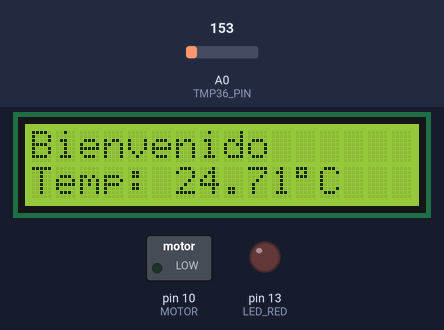
This sketch was run on a simulated Arduino Uno, built with avr-gcc and run on an emulated ATmega328P. Shown: 16×2 character LCD, switched loads named in the sketch (green lamp = pin HIGH), output pins drawn as LEDs (lit = HIGH). Dashed ring = blinking. The inputs (shaded band) are chosen by the test bench; at power-on: A0 (TMP36_PIN) = 153. What the sketch prints to the serial monitor is not drawn.

Above: at 1.2 s.
1.3 s: A0 (TMP36_PIN) set to 129
At 2.6 s:
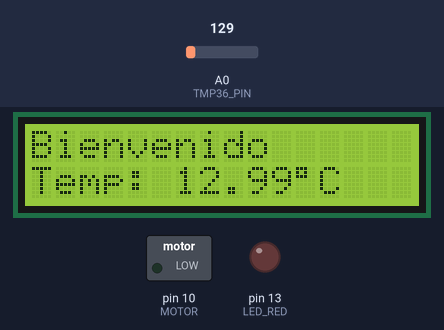
2.9 s: A0 (TMP36_PIN) set to 113
At 3.3 s:
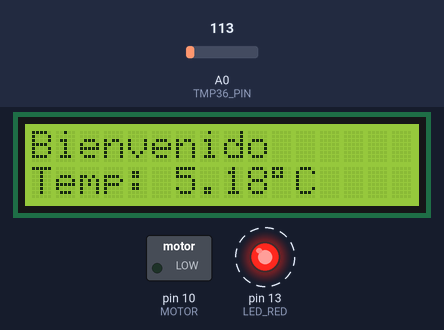
5.9 s: A0 (TMP36_PIN) set to 165
At 6.2 s:
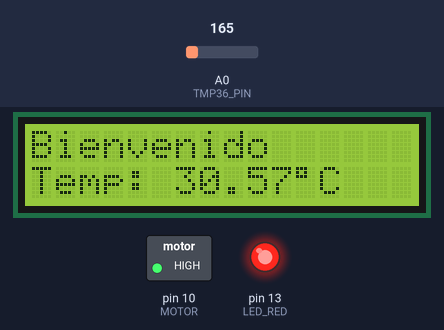
Timing chart, 0 to 8.9 s (numbered marks = the images above; inputs shaded):
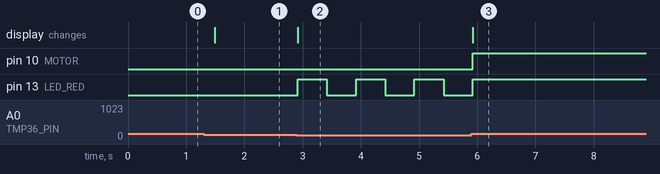

Measured:
- the behaviour switches between 123 and 122 on A0 (TMP36_PIN) (found by bisection; images 1 and 2)
- after the input at 1.3 s, the display: changes after 0.19 s (image 1)
- after the input at 2.9 s, pin 13 (LED_RED): alternates HIGH for 0.50 s and LOW for 0.50 s, starting at once; the display: changes at once (image 2)
- after the input at 5.9 s, pin 10 (MOTOR): LOW → HIGH at once; pin 13 (LED_RED): goes on until 5.9 s, then stays HIGH; the display: changes at once (image 3)

The sketch:

Temperatura.ino
```cpp
#include <LiquidCrystal.h>

// Configuración del LCD
LiquidCrystal lcd_1(12, 11, 5, 4, 3, 2);

// Pin del LED (solo uno)
const int LED_RED = 13;

// Pin del sensor TMP36
const int TMP36_PIN = A0;

// Variables para la temperatura
float voltage;
int sensor_value;
float temperature;
const int MOTOR = 10;

void setup()
{
  lcd_1.begin(16, 2);
  lcd_1.print("Bienvenido");

  pinMode(LED_RED, OUTPUT);
  pinMode(MOTOR, OUTPUT);

  Serial.begin(9600);
}

void loop()
{
  // Leer temperatura del TMP36
  sensor_value = analogRead(TMP36_PIN);
  voltage = sensor_value * (5.0 / 1024.0);
  temperature = (voltage - 0.5) * 100.0;

  Serial.print("Temp: ");
  Serial.print(temperature);
  Serial.println(" C");

  // Mostrar temperatura en la segunda línea del LCD
  lcd_1.setCursor(0, 1);
  lcd_1.print("Temp: ");
  lcd_1.print(temperature);
  lcd_1.print((char)223); // símbolo de grados
  lcd_1.print("C     ");  // Borrar caracteres anteriores

  // Control por temperatura
  if (temperature <= 10) {
    // Motor apagado
    digitalWrite(MOTOR, LOW);

    // LED parpadeando con delay 500 ms
    digitalWrite(LED_RED, HIGH);
    delay(500);
    digitalWrite(LED_RED, LOW);
    delay(500);
  }
  else if (temperature > 10 && temperature <= 25) {
    // Motor apagado
    digitalWrite(MOTOR, LOW);

    // LED apagado
    digitalWrite(LED_RED, LOW);

    // Pequeña pausa para no saturar el loop
    delay(200);
  }
  else if (temperature >= 26) {
    // Motor encendido
    digitalWrite(MOTOR, HIGH);

    // LED encendido fijo
    digitalWrite(LED_RED, HIGH);

    // Pequeña pausa para no saturar el loop
    delay(200);
  }
}
```
